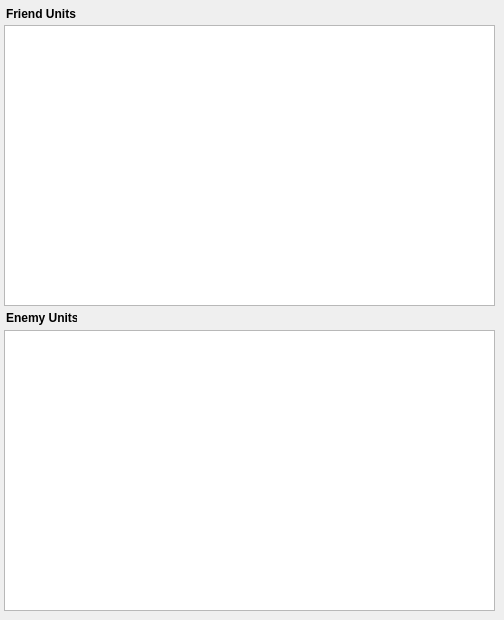
       <widget class="QWidget" name="reguionID">
        <attribute name="title">
         <string>Region ID</string>
        </attribute>
        <widget class="QTableWidget" name="unitsToLocationTable">
         <property name="geometry">
          <rect>
           <x>4</x>
           <y>25</y>
           <width>491</width>
           <height>281</height>
          </rect>
         </property>
         <property name="editTriggers">
          <set>QAbstractItemView::NoEditTriggers</set>
         </property>
         <property name="alternatingRowColors">
          <bool>true</bool>
         </property>
         <property name="selectionMode">
          <enum>QAbstractItemView::NoSelection</enum>
         </property>
         <property name="textElideMode">
          <enum>Qt::ElideNone</enum>
         </property>
         <property name="sortingEnabled">
          <bool>false</bool>
         </property>
         <property name="wordWrap">
          <bool>false</bool>
         </property>
         <property name="cornerButtonEnabled">
          <bool>false</bool>
         </property>
         <attribute name="horizontalHeaderDefaultSectionSize">
          <number>60</number>
         </attribute>
         <attribute name="horizontalHeaderHighlightSections">
          <bool>true</bool>
         </attribute>
         <attribute name="horizontalHeaderMinimumSectionSize">
          <number>20</number>
         </attribute>
         <attribute name="horizontalHeaderStretchLastSection">
          <bool>true</bool>
         </attribute>
         <attribute name="verticalHeaderVisible">
          <bool>false</bool>
         </attribute>
         <attribute name="verticalHeaderDefaultSectionSize">
          <number>20</number>
         </attribute>
         <attribute name="verticalHeaderMinimumSectionSize">
          <number>10</number>
         </attribute>
         <attribute name="verticalHeaderStretchLastSection">
          <bool>false</bool>
         </attribute>
        </widget>
        <widget class="QTableWidget" name="unitsToLocationTable_2">
         <property name="geometry">
          <rect>
           <x>4</x>
           <y>330</y>
           <width>491</width>
           <height>281</height>
          </rect>
         </property>
         <property name="editTriggers">
          <set>QAbstractItemView::NoEditTriggers</set>
         </property>
         <property name="alternatingRowColors">
          <bool>true</bool>
         </property>
         <property name="selectionMode">
          <enum>QAbstractItemView::NoSelection</enum>
         </property>
         <property name="textElideMode">
          <enum>Qt::ElideNone</enum>
         </property>
         <property name="sortingEnabled">
          <bool>false</bool>
         </property>
         <property name="wordWrap">
          <bool>false</bool>
         </property>
         <property name="cornerButtonEnabled">
          <bool>false</bool>
         </property>
         <attribute name="horizontalHeaderDefaultSectionSize">
          <number>60</number>
         </attribute>
         <attribute name="horizontalHeaderHighlightSections">
          <bool>true</bool>
         </attribute>
         <attribute name="horizontalHeaderMinimumSectionSize">
          <number>20</number>
         </attribute>
         <attribute name="horizontalHeaderStretchLastSection">
          <bool>true</bool>
         </attribute>
         <attribute name="verticalHeaderVisible">
          <bool>false</bool>
         </attribute>
         <attribute name="verticalHeaderDefaultSectionSize">
          <number>20</number>
         </attribute>
         <attribute name="verticalHeaderMinimumSectionSize">
          <number>10</number>
         </attribute>
         <attribute name="verticalHeaderStretchLastSection">
          <bool>false</bool>
         </attribute>
        </widget>
        <widget class="QLabel" name="label">
         <property name="geometry">
          <rect>
           <x>6</x>
           <y>6</y>
           <width>71</width>
           <height>16</height>
          </rect>
         </property>
         <property name="font">
          <font>
           <weight>75</weight>
           <bold>true</bold>
          </font>
         </property>
         <property name="text">
          <string>Friend Units</string>
         </property>
        </widget>
        <widget class="QLabel" name="label_2">
         <property name="geometry">
          <rect>
           <x>6</x>
           <y>310</y>
           <width>71</width>
           <height>16</height>
          </rect>
         </property>
         <property name="font">
          <font>
           <weight>75</weight>
           <bold>true</bold>
          </font>
         </property>
         <property name="text">
          <string>Enemy Units</string>
         </property>
        </widget>
       </widget>
